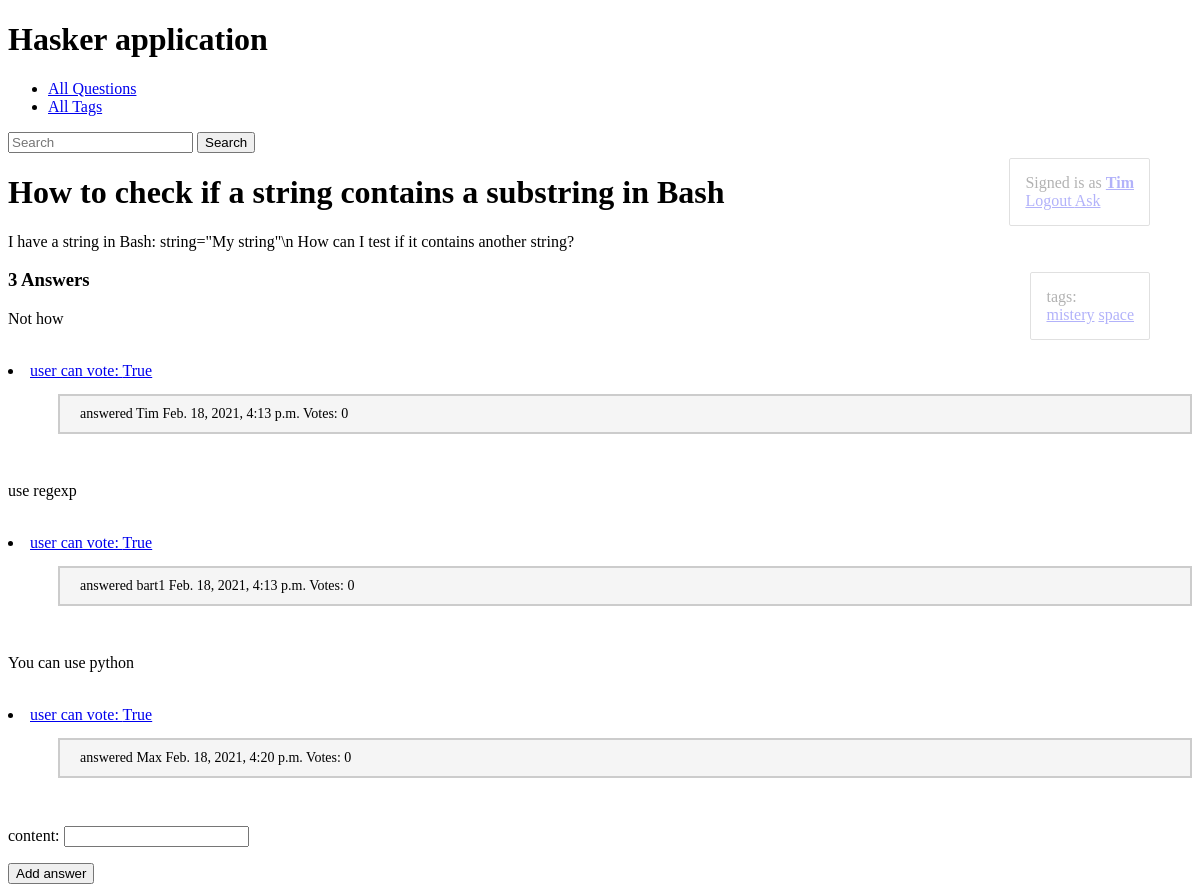
/how-to-check-if-a-string-contains-a-substring-in-bash-1612372049/ (signed in), run on the app's committed database.
### hasker/models.py (models this page shows, shortened)
class Question(models.Model):
    author = models.ForeignKey(User, on_delete=models.CASCADE)
    title = models.CharField(max_length=150, db_index=True)
    slug = models.SlugField(max_length=150, blank=True, unique=True)
    content = RichTextField(blank=False, db_index=True)
    tags = models.ManyToManyField('Tag', blank=True, related_name='questions')
    date_create = models.DateTimeField(auto_now_add=True)
    def get_absolute_url(self):
        return reverse('question_detail_url', kwargs={'slug': self.slug})
    def __str__(self):
        return self.title
    def answer_count(self):
        return self.answer_set.values().__len__()
    def user_can_vote(self, user):
        query_set = user.vote_set.all().filter(question=self)
        if query_set.exists():
            return False
        return True
    class Meta:
        ordering = ['-date_create']

class Tag(models.Model):
    title = models.CharField(max_length=50)
    slug = models.SlugField(max_length=50, unique=True)
    def get_absolute_url(self):
        return reverse('tag_detail_url', kwargs={'slug': self.slug})
    class Meta:
        ordering = ['title']

class Answer(models.Model):
    user = models.ForeignKey(User, on_delete=models.CASCADE)
    question = models.ForeignKey(Question, on_delete=models.CASCADE)
    content = RichTextField(blank=False, db_index=True)
    date_create = models.DateTimeField(auto_now_add=True)
    is_correct = models.BooleanField(default=False)
    def vote_count(self):
        return self.vote_set.values().__len__()

### hasker/views.py (the view)
# urls.py: path('<str:slug>/', question_detail, name='question_detail_url'),
@login_required
def question_detail(request, slug):
    user = request.user
    question = get_object_or_404(Question, slug=slug)
    if request.method == 'POST' and user.is_authenticated:
        form = AnswerForm(request.POST)
        if form.is_valid():
            content = form.cleaned_data['content']
            Answer.objects.create(question=question, content=content, user=user)
            return HttpResponseRedirect(question.get_absolute_url())
    else:
        answers = question.answer_set.all()
        has_correct_mark = question.answer_set.filter(is_correct=True).first()
        context = fbv_paginator(request, answers, 8, 'page')
        context.update({'has_correct_mark': has_correct_mark})
        if question.author == user:
            context.update({'question': question,})
            return render(request, 'hasker/question_detail.html', context=context)
        form = AnswerForm()
        user_can_vote = question.user_can_vote(request.user)
        if user_can_vote:
            context.update({'form': form, 'question': question, 'user_can_vote': user_can_vote})
            print(context)
            return render(request, 'hasker/question_detail.html', context=context)
        else:
            choised_answer_id = question.vote_set.filter(user=user).first().answer.id
            context.update({'form': form, 'question': question, 'choised_answer_id': choised_answer_id})
            print(context)
            return render(request, 'hasker/question_detail.html', context=context)

### hasker/forms.py
class AnswerForm(forms.Form):
    content = forms.CharField(widget=CKEditorWidget(), label='content')

### hasker/utils.py (called while the page is built)
def fbv_paginator(request: WSGIRequest, queryset: QuerySet, paginate_by: int, page_string: str) -> dict:
    paginator = Paginator(queryset, paginate_by)
    page_number = request.GET.get(page_string, 1)
    page_obj = paginator.get_page(page_number)
    is_paginated = page_obj.has_other_pages()
    context = {
        'page_obj': page_obj,
        'is_paginated': is_paginated,
        'page_obj.paginator': paginator,
    }
    return context

### hasker/templates/hasker/question_detail.html (shortened to what this page needs)
{% extends 'hasker/base_hasker.html' %}
{% block content %}
    <h1>
        {{ question.title }}
    </h1>
    <p>
        {{ question.content | safe }}
    </p>
    <div class="admin-panel">
        <div> tags: </div>
       {% for tag in question.tags.all %}
        <a href="{{ tag.get_absolute_url }}">{{ tag.title }}</a>
       {% endfor %}
    </div>
    <h3>
        {% if question.answer_count > 1 %} {{ question.answer_count }} Answers {% endif %}
    </h3>
    <p>
         {% for answer in page_obj.object_list %}
            {{ answer.content | safe }} {% if choised_answer_id == answer.id %} You vote for this answer {% endif %}
            <br>
                {% if user_can_vote %}
                <li><a href="{% url 'vote_answer_url' answer.id %}">user can vote: {{ user_can_vote }} </a></li>
                {% endif %}
            <p class="answered"> answered {{ answer.user }} {{ answer.date_create }} Votes: {{ answer.vote_count }} </p>
            <br>
       {% endfor %}
    </p>
{% if user.is_authenticated %}
    {% if question.author != request.user %}
    <form action="{{ question.get_absolute_url }}" method="post">
        {{ form.as_p }}
         <button type="submit">Add answer</button>
    </form>
    {% endif %}
{% endif %}
{% endblock %}

### templates/base.html (shortened to what this page needs)
{% load static %}
<!DOCTYPE html>
<html lang="en">
<head>
    <link rel="stylesheet" href="{% static 'css/styles.css' %}">
</head>
<body>
<h1>Hasker application</h1>
<ul>
    <li> <a href="{% url 'questions_list_url' %}" > All Questions </a> </li>
    <li> <a href="{% url 'tags_list_url' %}" > All Tags </a> </li>
</ul>
<div>
    <form action="{% url 'questions_list_url' %}">
        <input type="search" placeholder="Search" aria-label="Search" name="search">
        <button type="submit" > Search </button>
    </form>
</div>
{% if request.user.is_authenticated %}
    <div class="admin-panel">
         <div> Signed is as
            <a style="font-weight: bold" href="/accounts/settings"> {{ request.user }} </a>
         </div>
            <a href="/accounts/logout"> Logout </a>
            {% block admin-panel %}
            {% endblock %}
    </div>
{% endif %}
{% block content %}{% endblock %}
</body>
</html>

### static/css/styles.css (style rules this page uses)
.admin-panel { border: 1px solid #999; border-radius: 2px; position: fixed; right: 50px; head: 15px; opacity: 0.3; padding: 15px; margin: 5px 0; }
.answered { margin-left: 50px; padding: 10px 20px 10px 20px; font-size: 14px; background-color: #f5f5f5; border: 2px solid #cccccc; }

### data on the page
Question: title "How to check if a string contains a substring in Bash", content "I have a string in Bash: string=\"My string\"\\n How can I test if it contains another string?", answer_count "3"
Tag: title "mistery"
Tag: title "space"
Answer: content "Not how", user_can_vote "True", user "Tim", date_create "Feb. 18, 2021, 4:13 p.m.", vote_count "0"
Answer: content "use regexp", user_can_vote "True", user "bart1", date_create "Feb. 18, 2021, 4:13 p.m.", vote_count "0"
Answer: content "You can use python", user_can_vote "True", user "Max", date_create "Feb. 18, 2021, 4:20 p.m.", vote_count "0"

### other printed values
{{ request.user }} "Tim"
